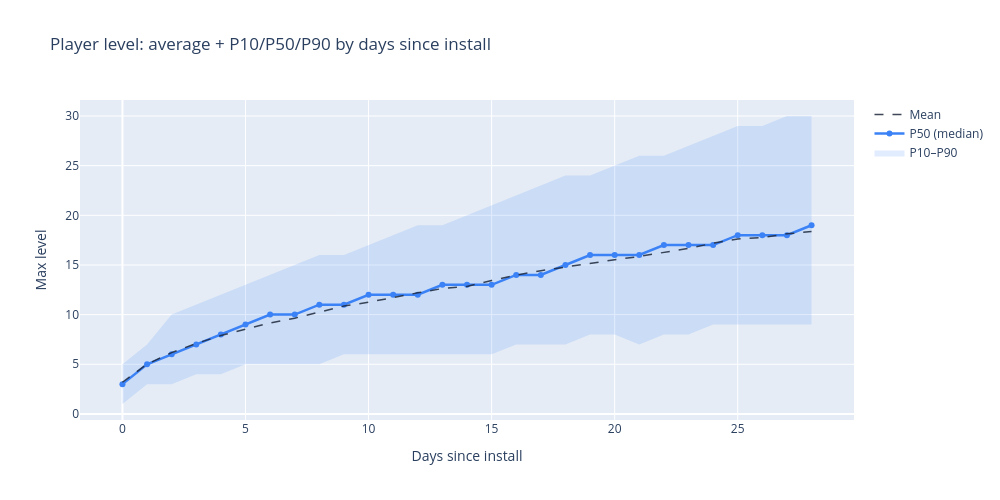

Notebook cell for this chart:
### Code cell
# Chart 1 — average + P10/P50/P90 max level band chart by days since install
df = level_pcts.merge(
    avg_level_by_day[['days_since_install', 'weighted_avg_max_level']],
    on='days_since_install', how='left',
).sort_values('days_since_install')

fig = go.Figure()

fig.add_trace(go.Scatter(
    x=df['days_since_install'], y=df['p10'],
    mode='lines', line=dict(width=0), showlegend=False,
    customdata=df[['total_users']],
    hovertemplate='P10: %{y:.0f}<br>n=%{customdata[0]:,} users<extra></extra>',
))
fig.add_trace(go.Scatter(
    x=df['days_since_install'], y=df['p90'],
    mode='lines', line=dict(width=0),
    fill='tonexty', fillcolor='rgba(59,130,246,0.15)',
    name='P10–P90',
    customdata=df[['total_users']],
    hovertemplate='P90: %{y:.0f}<br>n=%{customdata[0]:,} users<extra></extra>',
))
fig.add_trace(go.Scatter(
    x=df['days_since_install'], y=df['p50'],
    mode='lines+markers', line=dict(width=2.5, color='rgba(59,130,246,1)'),
    name='P50 (median)',
    customdata=df[['total_users']],
    hovertemplate='P50: %{y:.0f}<br>n=%{customdata[0]:,} users<extra></extra>',
))
fig.add_trace(go.Scatter(
    x=df['days_since_install'], y=df['weighted_avg_max_level'],
    mode='lines', line=dict(width=1.5, color='rgba(30,41,59,0.85)', dash='dash'),
    name='Mean',
    hovertemplate='Mean: %{y:.2f}<extra></extra>',
))

fig.update_layout(
    title='Player level: average + P10/P50/P90 by days since install',
    xaxis_title='Days since install',
    yaxis_title='Max level',
    width=1000, height=500,
)
fig.show()

### Figure 1 — Plotly figure (JSON) as saved in the notebook; plotly's stock layout.template omitted (floating-point values rounded to 4 significant figures)
{"data": [{"customdata": [[53004], [22838], [16531], [13943], [12363], [11320], [10654], [10364], [9590], [8937], [8474], [8106], [7832], [7709], [7639], [7374], [7009], [6826], [6611], [6423], [6365], [6309], [6083], [5968], [5762], [5596], [5564], [5530], [5498]], "hovertemplate": "P10: %{y:.0f}<br>n=%{customdata[0]:,} users<extra></extra>", "line": {"width": 0}, "mode": "lines", "showlegend": false, "type": "scatter", "x": [0, 1, 2, 3, 4, 5, 6, 7, 8, 9, 10, 11, 12, 13, 14, 15, 16, 17, 18, 19, 20, 21, 22, 23, 24, 25, 26, 27, 28], "y": [1, 3, 3, 4, 4, 5, 5, 5, 5, 6, 6, 6, 6, 6, 6, 6, 7, 7, 7, 8, 8, 7, 8, 8, 9, 9, 9, 9, 9]}, {"customdata": [[53004], [22838], [16531], [13943], [12363], [11320], [10654], [10364], [9590], [8937], [8474], [8106], [7832], [7709], [7639], [7374], [7009], [6826], [6611], [6423], [6365], [6309], [6083], [5968], [5762], [5596], [5564], [5530], [5498]], "fill": "tonexty", "fillcolor": "rgba(59,130,246,0.15)", "hovertemplate": "P90: %{y:.0f}<br>n=%{customdata[0]:,} users<extra></extra>", "line": {"width": 0}, "mode": "lines", "name": "P10–P90", "type": "scatter", "x": [0, 1, 2, 3, 4, 5, 6, 7, 8, 9, 10, 11, 12, 13, 14, 15, 16, 17, 18, 19, 20, 21, 22, 23, 24, 25, 26, 27, 28], "y": [5, 7, 10, 11, 12, 13, 14, 15, 16, 16, 17, 18, 19, 19, 20, 21, 22, 23, 24, 24, 25, 26, 26, 27, 28, 29, 29, 30, 30]}, {"customdata": [[53004], [22838], [16531], [13943], [12363], [11320], [10654], [10364], [9590], [8937], [8474], [8106], [7832], [7709], [7639], [7374], [7009], [6826], [6611], [6423], [6365], [6309], [6083], [5968], [5762], [5596], [5564], [5530], [5498]], "hovertemplate": "P50: %{y:.0f}<br>n=%{customdata[0]:,} users<extra></extra>", "line": {"color": "rgba(59,130,246,1)", "width": 2.5}, "mode": "lines+markers", "name": "P50 (median)", "type": "scatter", "x": [0, 1, 2, 3, 4, 5, 6, 7, 8, 9, 10, 11, 12, 13, 14, 15, 16, 17, 18, 19, 20, 21, 22, 23, 24, 25, 26, 27, 28], "y": [3, 5, 6, 7, 8, 9, 10, 10, 11, 11, 12, 12, 12, 13, 13, 13, 14, 14, 15, 16, 16, 16, 17, 17, 17, 18, 18, 18, 19]}, {"hovertemplate": "Mean: %{y:.2f}<extra></extra>", "line": {"color": "rgba(30,41,59,0.85)", "dash": "dash", "width": 1.5}, "mode": "lines", "name": "Mean", "type": "scatter", "x": [0, 1, 2, 3, 4, 5, 6, 7, 8, 9, 10, 11, 12, 13, 14, 15, 16, 17, 18, 19, 20, 21, 22, 23, 24, 25, 26, 27, 28], "y": [3.191, 5.017, 6.174, 7.101, 7.89, 8.551, 9.162, 9.643, 10.24, 10.86, 11.25, 11.76, 12.19, 12.63, 12.84, 13.44, 13.98, 14.43, 14.79, 15.22, 15.52, 15.85, 16.25, 16.68, 17.19, 17.63, 17.75, 18.14, 18.37]}], "layout": {"height": 500, "title": {"text": "Player level: average + P10/P50/P90 by days since install"}, "width": 1000, "xaxis": {"title": {"text": "Days since install"}}, "yaxis": {"title": {"text": "Max level"}}}}
